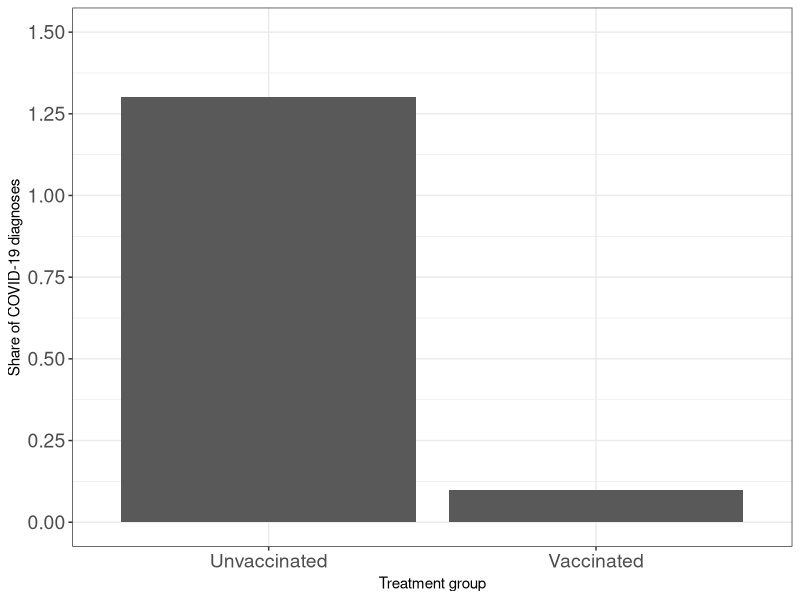
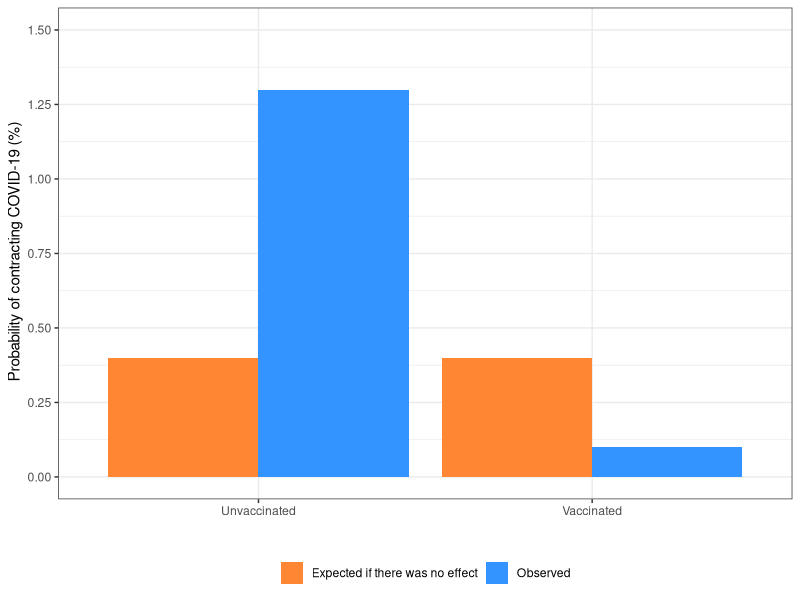
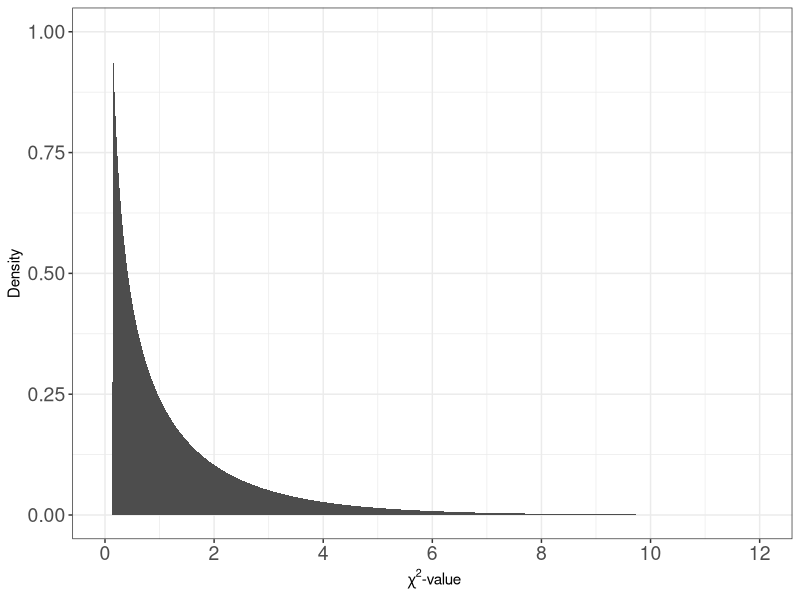
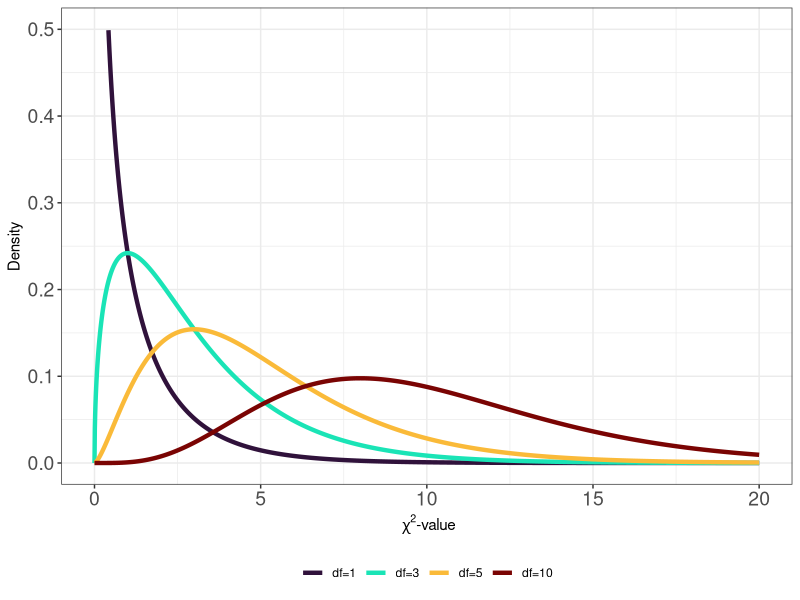
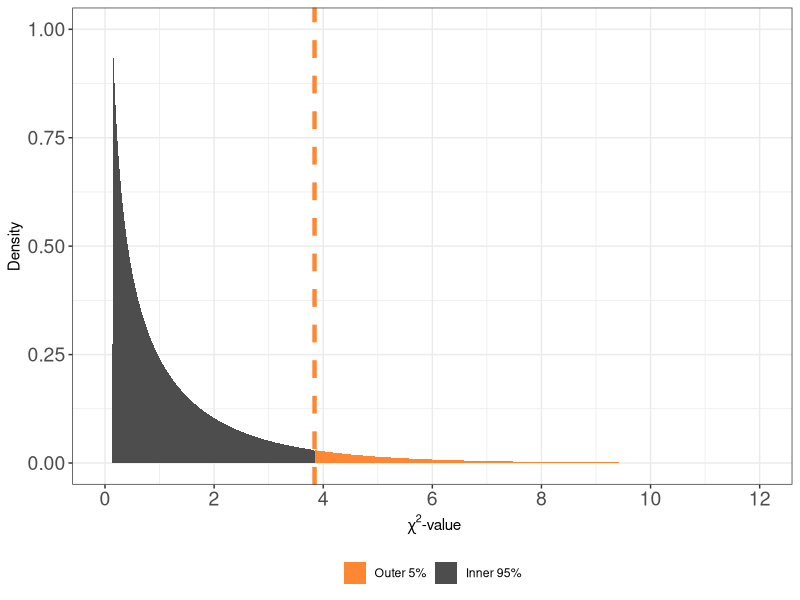
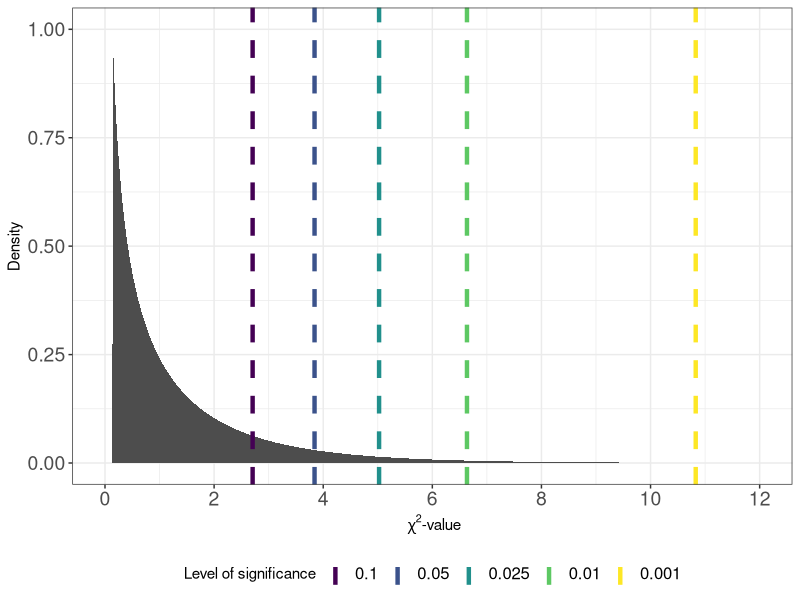
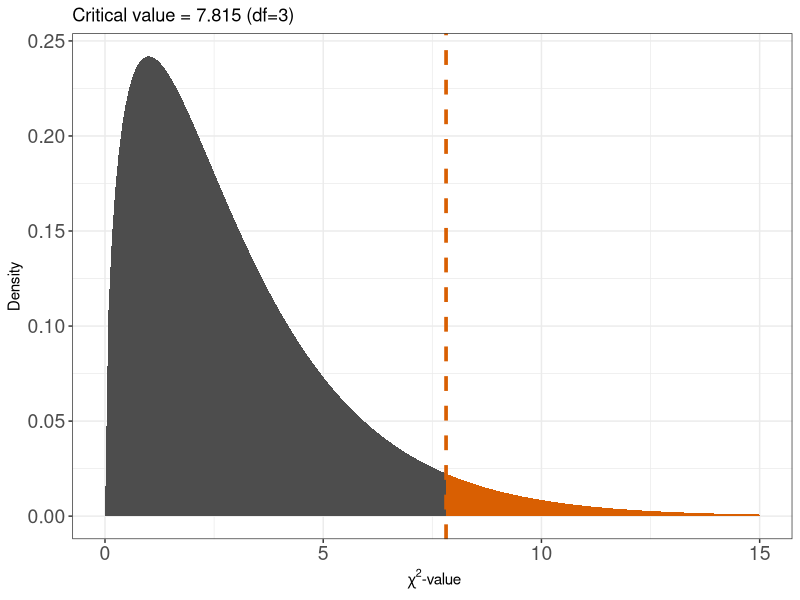
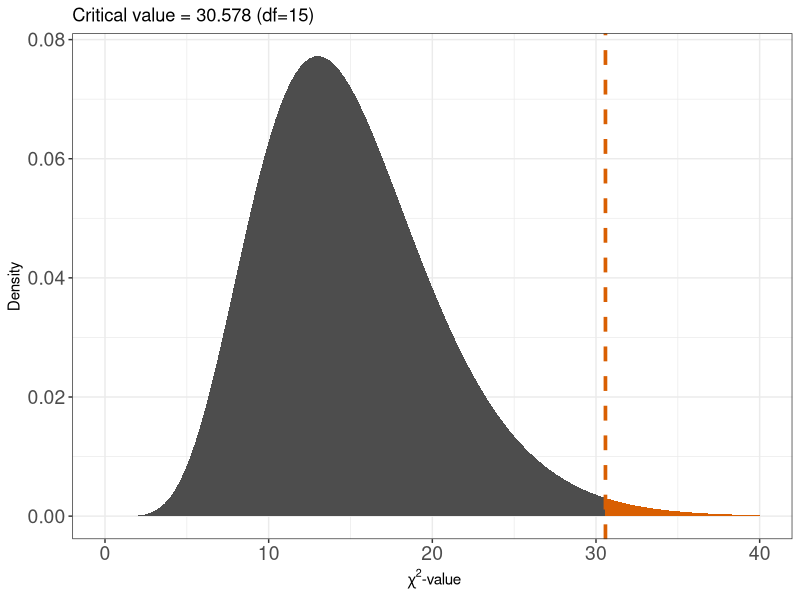

Generate these figures, in order, with R:

# Graphs & Tables, Kvantitativ forskningsmetode
###############################################

# Lecture 6: Tabular analysis & chi-squared test

library(tidyverse)
library(xtable)
library(viridis)

setwd("/Users/carloknotz/Documents/Work/Stavanger/Teaching/Statistics/Slides")

# Replication of Logunov et al., Sputnik V trial (Lancet 2021)
##############################################################
sputnik <- matrix(c(4840,62,14948,16), ncol = 2, byrow = T)

colnames(sputnik) <- c("Did not get COVID","Got COVID")
rownames(sputnik) <- c("Did not get vaccine","Got vaccine")

# Frequency table
freq <- as.table(t(sputnik))
freq <- addmargins(freq)

freq <- xtable(freq,
               caption = "Frequencies: Vaccine receipt and COVID-19 incidences",
               align = c("l","c","c","c"),
               digits = 0)

align(freq) <- xalign(freq)
digits(freq) <- xdigits(freq)
display(freq) <- xdisplay(freq)

print(freq,file="sputnik_freq.tex",table.placement = "h",booktabs = T,
      caption.placement="bottom")

# Percentages
propsput <- t(rbind(sputnik,sputnik[1,] + sputnik[2,]))
colnames(propsput) <- c("Did not get vaccine","Got vaccine","Sum")

prop <- 100*prop.table(propsput,2) # Column percentages
prop <- addmargins(prop, 1)

prop <- xtable(prop,
               caption = "Percentages: Vaccine receipt and COVID-19 incidences",
               align = c("l","c","c","c"),
               digits = 1)

align(prop) <- xalign(prop)
display(prop) <- xdisplay(prop)

print(prop,file="sputnik_prop.tex",table.placement = "h",booktabs = T,
      caption.placement="bottom",hline.after=c(-1, 0),
      add.to.row = list(pos = list(nrow(prop)),
                        command = paste0("\\bottomrule \n \\multicolumn{4}{l}",
                                       "{\\scriptsize{Note: Table shows column percentages.}} \n")))

# Percentages, graphically - w/ null result
data.frame(group = c("Unvaccinated","Vaccinated"),
           prob = c(1.3,0.1)) %>% 
  ggplot(aes(x=group,y=prob)) +
  geom_bar(stat = "identity") +
  scale_y_continuous(limits = c(0,1.5),
                     breaks = seq(0,1.5,.25)) +
  labs(y="Share of COVID-19 diagnoses",
       x = "Treatment group") +
  theme_bw() +
  theme(legend.position = "bottom",
        legend.title = element_blank(),
        axis.text = element_text(size=14))
ggsave("sputnik_probs.pdf")


# Percentages, graphically - w/ null result
data.frame(group = c("Unvaccinated","Vaccinated"),
                      prob = c(1.3,0.1),
           null = rep(0.4,2)) %>% 
  pivot_longer(cols = c("null","prob"),
               names_to = "result",
               values_to = "vals") %>% 
  ggplot(aes(x=group,y=vals,fill=result)) +
    geom_bar(stat = "identity", position = "dodge") +
    scale_y_continuous(limits = c(0,1.5),
                       breaks = seq(0,1.5,.25)) +
    scale_fill_manual(values = c("#ff8633","#3393ff"),
                      labels = c("Expected if there was no effect","Observed")) +
  labs(x="", y = " Probability of contracting COVID-19 (%)") +
  theme_bw() +
  theme(legend.position = "bottom",
        legend.title = element_blank())
  ggsave("sputnik_probs_null.pdf")

# Percentage difference
inc_untreat <- round((62/4902)*100, digits = 1) # incidence among untreated
inc_untreat

inc_treat <- round((16/14964)*100, digits = 1) # incidence among treated
inc_treat

inc_treat-inc_untreat # difference
round(inc_treat/inc_untreat, digits = 3)*100 # relative risk


# odds-ratio, using frequencies
base <- 78/19788
treat <- 16/14948 # odds in exposed group
place <- 62/4840 # odds in unexposed group

round(treat/place, digits = 3) # odds-ratio

round(1-(treat/place), digits = 3)*100 # efficacy

# odds-ration, using probabilities
base_prob <- 0.4/99.6
treat_prob <- 0.1/99.9
place_prob <- 1.3/98.7

treat_prob/place_prob
1-(treat_prob/place_prob)


# chi-square
Xsq <- chisq.test(sputnik, correct = F) 
  Xsq$observed
  Xsq$expected

# Exact p-value, computed chi-stat
pchisq(Xsq$statistic,
       df = 1,
       lower.tail = F)

# Exact p-value, chi-stat by hand
pchisq(124.266,
       df = 1,
       lower.tail = F)

# Generate chi-squared distributions
####################################
  
# df=1, shaded
data.frame(chisq = 0:7000 / 100) %>% 
  mutate(density = dchisq(x = chisq, df = 1)) %>% 
  mutate(within = ifelse(chisq>=3.841,"no","yes")) %>% 
  filter(chisq<=12) %>% 
  ggplot(aes(x=chisq,y=density)) +
  geom_area(fill="grey30") +
  scale_x_continuous(limits = c(0,12),
                     breaks = seq(0,12,2)) +
  scale_y_continuous(limits = c(0,1)) +
  ylab("Density") +
  xlab(~ paste(chi ^ 2, "-value")) +
  theme_bw() +
  theme(legend.position = "bottom",
        legend.title = element_blank(),
        axis.text = element_text(size=14))
  ggsave("chidist.pdf")

# df=1:10
data.frame(chisq = 0:7000 / 100) %>% 
  mutate(df_01 = dchisq(x = chisq, df = 1),
         df_03 = dchisq(x = chisq, df = 3),
         df_05 = dchisq(x = chisq, df = 5),
         df_10 = dchisq(x = chisq, df = 10)) %>% 
  pivot_longer(cols = starts_with("df_"),
               names_to = "dist",
               values_to = "density") %>% 
  ggplot(aes(x=chisq,y=density,color=factor(dist))) +
    geom_line(size = 1.5) +
  scale_x_continuous(limits = c(0,20)) +
  scale_y_continuous(limits = c(0,.5)) +
  scale_color_viridis(discrete = T,option = "turbo",
                      labels = c("df=1","df=3","df=5","df=10")) +
  ylab("Density") +
  xlab(~ paste(chi ^ 2, "-value")) +
  theme_bw() +
  theme(legend.position = "bottom",
        legend.title = element_blank(),
        axis.text = element_text(size=14))
  ggsave("chidist_dfs.pdf")

  
  
# df=1, with 95% quantile shaded
data.frame(chisq = 0:7000 / 100) %>% 
  mutate(density = dchisq(x = chisq, df = 1)) %>% 
  mutate(within = ifelse(chisq>=3.841,"no","yes")) %>% 
  filter(chisq<=12) %>% 
  ggplot(aes(x=chisq,y=density,fill=within)) +
    geom_area() +
    geom_vline(xintercept = 3.841, color = "#ff8633",
               linetype = "dashed", size = 1.5) +
  scale_x_continuous(limits = c(0,12),
                     breaks = seq(0,12,2)) +
  scale_y_continuous(limits = c(0,1)) +
  scale_fill_manual(values = c("#ff8633","grey30"),
                    labels = c("Outer 5%","Inner 95%")) +
  ylab("Density") +
  xlab(~ paste(chi ^ 2, "-value")) +
  theme_bw() +
  theme(legend.position = "bottom",
        legend.title = element_blank(),
        axis.text = element_text(size=14))
  ggsave("chi_crit.pdf")
  
  
# Different thresholds indicated
data.frame(chisq = 0:7000 / 100) %>% 
  mutate(density = dchisq(x = chisq, df = 1)) %>% 
  filter(chisq<=12) %>% 
  ggplot(aes(x=chisq,y=density)) +
  geom_area(fill = "grey30") +
  geom_vline(aes(xintercept = 2.706, color = "0.1"),
             linetype = "dashed", size = 1.5) +
  geom_vline(aes(xintercept = 3.841, color = "0.05"),
             linetype = "dashed", size = 1.5) +
  geom_vline(aes(xintercept = 5.024, color = "0.025"),
             linetype = "dashed", size = 1.5) +
  geom_vline(aes(xintercept = 6.635, color = "0.01"),
             linetype = "dashed", size = 1.5) +
  geom_vline(aes(xintercept = 10.828, color = "0.001"),
             linetype = "dashed", size = 1.5) +
  scale_x_continuous(limits = c(0,12),
                     breaks = seq(0,12,2)) +
  scale_y_continuous(limits = c(0,1)) +
  scale_color_viridis(discrete = T,guide = guide_legend(reverse = T),
                      direction = -1) +
  ylab("Density") +
  xlab(~ paste(chi ^ 2, "-value")) +
  labs(color = "Level of significance") +
  theme_bw() +
  theme(legend.position = "bottom",
        legend.text = element_text(size=12),
        axis.text = element_text(size=14))
  ggsave("chi_diffsig.pdf")
  
pdf("chi_crit.pdf")
dist <- rchisq(10000,1)
  dens <- density(dist)
  plot(dens,xlim = c(0,12),
       main = "", xlab = expression(chi^2-value))
  value <- 3.841
  polygon(c(dens$x[dens$x >= value ], value),
          c(dens$y[dens$x >= value ], 0),
          col = "#ff8633",
          border = 1)
  polygon(c(dens$x[dens$x < value ], value),
          c(dens$y[dens$x < value ], 0),
          col = "grey30",
          border = 1)
  abline(v=value,col = "#ff8633",lty=2, lwd=3)
  dev.off()

# Larger table
##############
  
ltab <- matrix(c(587,398,116,423,756,178,265,934,512), ncol = 3, byrow = T)
  
ltab  

colnames(ltab) <- c("Y_1","Y_2","Y_3")
rownames(ltab) <- c("X_1","X_2","X_3")

# Frequency table
ltab <- as.table(ltab)

ltab <- xtable(ltab,
               caption = "A fictional 3x3 table",
               align = c("l","c","c","c"),
               digits = 0)

align(ltab) <- xalign(ltab)
digits(ltab) <- xdigits(ltab)
display(ltab) <- xdisplay(ltab)

print(ltab,file="largertab.tex",table.placement = "h",booktabs = T,
      caption.placement="bottom")
  

# Exercise solutions, as graphs
###############################

# Case 1
nrow  <-  2
ncol <- 4

df <- (nrow-1)*(ncol-1)
siglev <-  0.95
xmax <- 15

ggplot(NULL, aes(c(0,xmax))) + 
  geom_area(stat = "function", fun = dchisq, fill = "grey30", xlim = c(0, qchisq(siglev, df=df)), args = list(df=df)) +
  geom_area(stat = "function", fun = dchisq, fill = "#d95f02", xlim = c(qchisq(siglev, df=df), xmax), args = list(df=df)) +
  geom_vline(xintercept = qchisq(siglev, df=df), color = "#d95f02", linetype = "dashed", size = 1.25) +
  labs(y = "Density",
       title = paste0("Critical value = ",round(qchisq(siglev, df=df),digits = 3)," (df=",df,")")) +
  xlab(~ paste(chi ^ 2, "-value")) +
  theme_bw() +
  theme(axis.text = element_text(size=14))
  ggsave("chi_case1.pdf")

# Case 2
nrow  <-  4
ncol <- 6

df <- (nrow-1)*(ncol-1)
siglev <- 0.99
xmax <- 40

ggplot(NULL, aes(c(0,xmax))) + 
  geom_area(stat = "function", fun = dchisq, fill = "grey30", xlim = c(0, qchisq(siglev, df=df)), args = list(df=df)) +
  geom_area(stat = "function", fun = dchisq, fill = "#d95f02", xlim = c(qchisq(siglev, df=df), xmax), args = list(df=df)) +
  geom_vline(xintercept = qchisq(siglev, df=df), color = "#d95f02", linetype = "dashed", size = 1.25) +
  labs(y = "Density",
       title = paste0("Critical value = ",round(qchisq(siglev, df=df),digits = 3)," (df=",df,")")) +
  xlab(~ paste(chi ^ 2, "-value")) +
  theme_bw() +
  theme(axis.text = element_text(size=14))
ggsave("chi_case2.pdf")

# Case 3
nrow  <-  12
ncol <- 3

df <- (nrow-1)*(ncol-1)
siglev <- 0.90
xmax <- 50

ggplot(NULL, aes(c(0,xmax))) + 
  geom_area(stat = "function", fun = dchisq, fill = "grey30", xlim = c(0, qchisq(siglev, df=df)), args = list(df=df)) +
  geom_area(stat = "function", fun = dchisq, fill = "#d95f02", xlim = c(qchisq(siglev, df=df), xmax), args = list(df=df)) +
  geom_vline(xintercept = qchisq(siglev, df=df), color = "#d95f02", linetype = "dashed", size = 1.25) +
  labs(y = "Density",
       title = paste0("Critical value = ",round(qchisq(siglev, df=df),digits = 3)," (df=",df,")")) +
  xlab(~ paste(chi ^ 2, "-value")) +
  theme_bw() +
  theme(axis.text = element_text(size=14))
ggsave("chi_case3.pdf")
